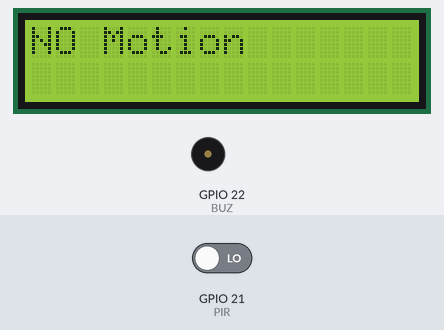
A program run on a simulated Raspberry Pi (BCM pin numbers). Parts: 16×2 character LCD, buzzer (waves = sounding, pin HIGH). The test bench sets the inputs (shaded band); at power-on: GPIO 21 (PIR) LOW. What the program prints to the terminal is not drawn.

Above: at 1.2 s.
1.3 s: GPIO 21 (PIR) driven HIGH
At 1.9 s:
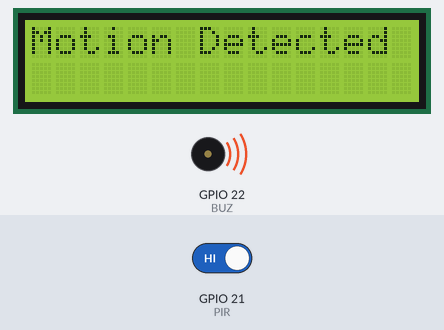
4.0 s: GPIO 21 (PIR) driven LOW
At 4.5 s:
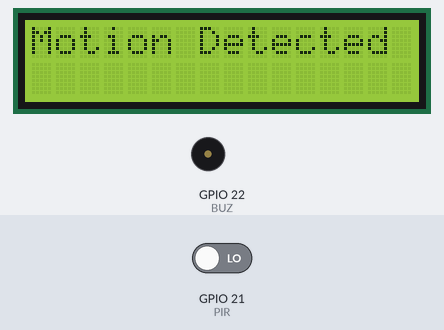
Timing chart, 0 to 7.0 s (numbered marks = the images above; inputs shaded):
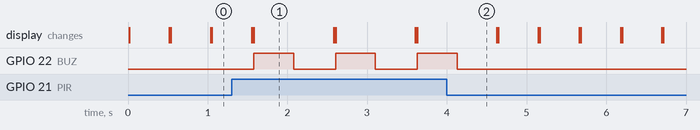

The program:

PIR_LCD_Test.py
```python
#Raspberry Pi Libraries
import RPi.GPIO as GPIO #GPIO library
import time #library for sleep
import board
import digitalio
import adafruit_character_lcd.character_lcd as characterlcd

#set mode as BCM
GPIO.setmode(GPIO.BCM)

# Modify this if you have a different sized character LCD
lcd_columns = 16
lcd_rows = 2

# Raspberry Pi Pin Config:
lcd_rs = digitalio.DigitalInOut(board.D5)
lcd_en = digitalio.DigitalInOut(board.D6)
lcd_d4 = digitalio.DigitalInOut(board.D12)
lcd_d5 = digitalio.DigitalInOut(board.D13)
lcd_d6 = digitalio.DigitalInOut(board.D16)
lcd_d7 = digitalio.DigitalInOut(board.D17)

# Initialise the lcd class
lcd = characterlcd.Character_LCD_Mono(
    lcd_rs, lcd_en, lcd_d4, lcd_d5, lcd_d6, lcd_d7, lcd_columns, lcd_rows)


#set pins
PIR = 21
BUZ = 22

#setup pins at output
GPIO.setup(PIR, GPIO.IN)
GPIO.setup(BUZ, GPIO.OUT)


if __name__ =='__main__':
    try:
        while True:
            PIR_State = GPIO.input(PIR)
            if (PIR_State == True):
                print ("Motion Detected")
                lcd.clear()
                lcd.message = "Motion Detected"
                GPIO.output (BUZ, GPIO.HIGH)
                time.sleep(0.5)
                GPIO.output (BUZ, GPIO.LOW)
                time.sleep(0.5)

            else:
                lcd.clear()
                lcd.message = "NO Motion"
                print ("No Motion")
                time.sleep(0.5)

    except KeyboardInterrupt:
        GPIO.cleanup()


    
```

Measured:
- after the input at 1.3 s, GPIO 22 (BUZ): alternates HIGH for 0.50 s and LOW for 0.53 s, starting after 0.28 s; the display: first differs from a run without the input after 0.28 s (image 1)
- after the input at 4.0 s, GPIO 22 (BUZ): goes on until 4.1 s, then stays LOW
- what the display in image 1 shows lasts 1.0 s, from 1.6 s to 2.6 s
